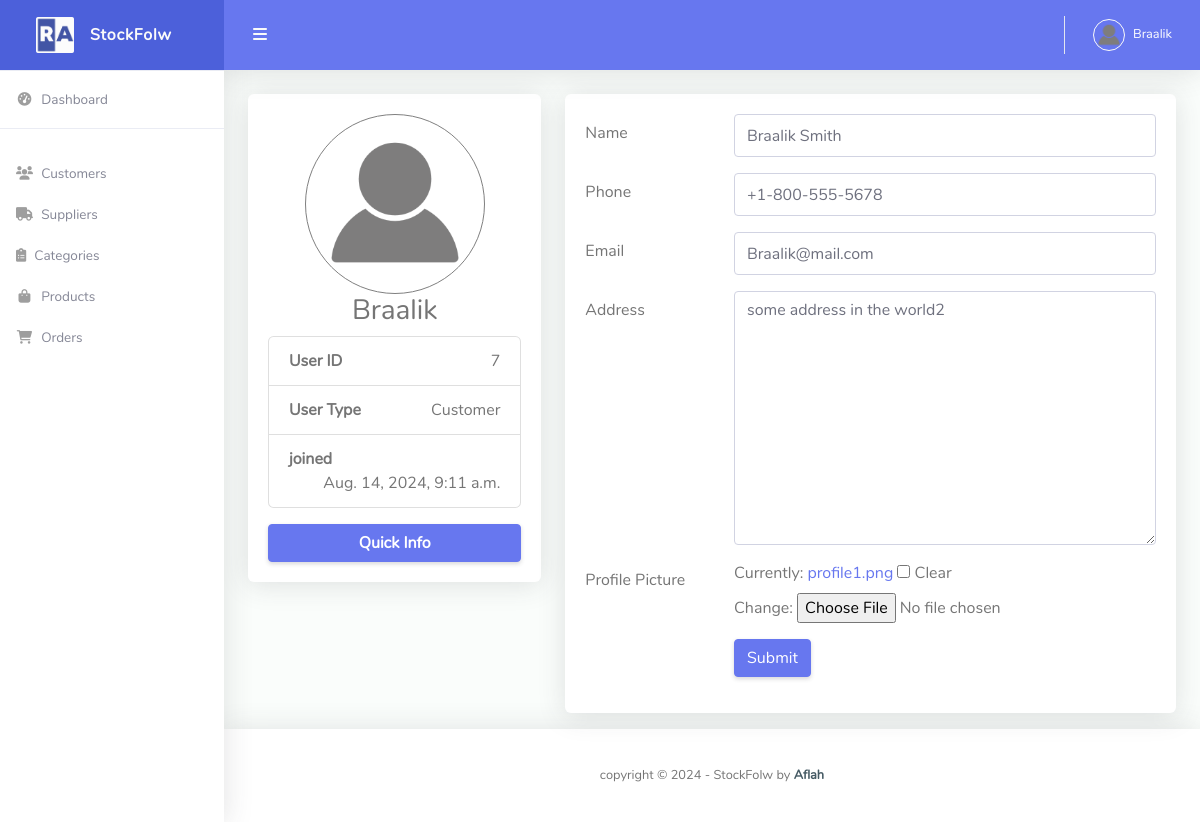
/profile/ (signed in), run on an earlier commit of the app's database.
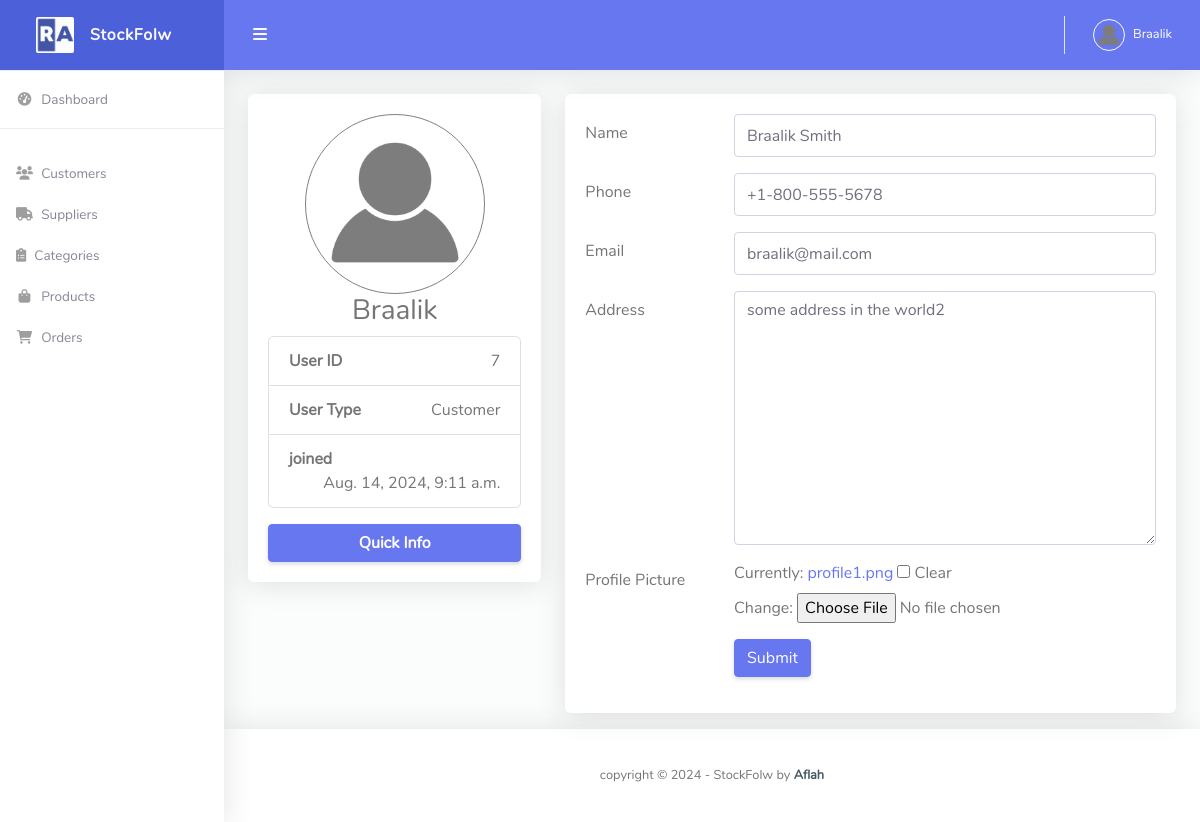
And on a later commit of the database.
### stockflow/models.py (models this page shows, shortened)
class Customer(models.Model):
    user = models.OneToOneField(User, null=True, blank=True, on_delete=models.CASCADE)
    name = models.CharField(max_length=200, null=True, blank=True)
    phone = models.CharField(max_length=200, null=True, blank=True)
    email = models.EmailField(max_length=200, null=True, blank=True)
    address = models.TextField(null=True, blank=True)
    profile_pic = models.ImageField(default="profile1.png", null=True, blank=True)
    date_created = models.DateTimeField(auto_now_add=True, null=True, blank=True)

### stockflow/views.py (the view, shortened to what this page needs)
# urls.py: path('profile/', views.profile, name='profile'),
@login_required(login_url='login')
def profile(request):
    customer = request.user.customer
    group = None
    if request.user.groups.exists():
        group = request.user.groups.all()[0].name
    form = CustomerForm(instance=customer)
    context = {'form': form, 'group': group}
    return render(request, 'account/profile.html', context)

### stockflow/forms.py (shortened to what this page needs)
class CustomerForm(forms.ModelForm):
    class Meta:
        model = Customer
        fields = '__all__'
        exclude = ['user']
        widgets = {
            'name': forms.TextInput(attrs={'class': 'form-control', 'placeholder': 'Customer Name', 'required': True}),
            'phone': forms.TextInput(attrs={'class': 'form-control', 'placeholder': 'Phone', 'required': True}),
            'email': forms.EmailInput(attrs={'class': 'form-control', 'placeholder': 'Email', 'required': True}),
            'address': forms.Textarea(attrs={'class': 'form-control', 'placeholder': 'Address', 'required': True}),
        }

### templates/account/profile.html (shortened to what the changed rows need)
{% extends 'base.html' %}
{% block content %}
<div class="container-fluid" id="container-wrapper">
    <div class="row mb-3">
        <div class="col-md-8">
            <div class="card">
                <div class="card-body">
                    <div class="tab-content">
                        <div class="">
                            <form action="" method="post" enctype="multipart/form-data">
                                <div class="form-group row">
                                    <div class="col-sm-9">
                                        {{ form.name }}
                                    </div>
                                  </div>
                                <div class="form-group row">
                                    <div class="col-sm-9">
                                        {{ form.phone }}
                                    </div>
                                </div>
                                <div class="form-group row">
                                    <div class="col-sm-9">
                                        {{ form.email }}
                                    </div>
                                </div>
                                <div class="form-group row">
                                    <div class="col-sm-9">
                                        {{ form.address }}
                                    </div>
                                </div>
                                <div class="form-group row">
                                    <div class="col-sm-9">
                                        {{ form.profile_pic }}
                                    </div>
                                </div>
                            </form>
                        </div>
                    </div>
                </div>
            </div>
        </div>
    </div>
</div>
{% endblock %}

What changed in the data, as far as the page shows it:
changed Customer "Braalik Smith": email "Braalik@mail.com" → "braalik@mail.com"
